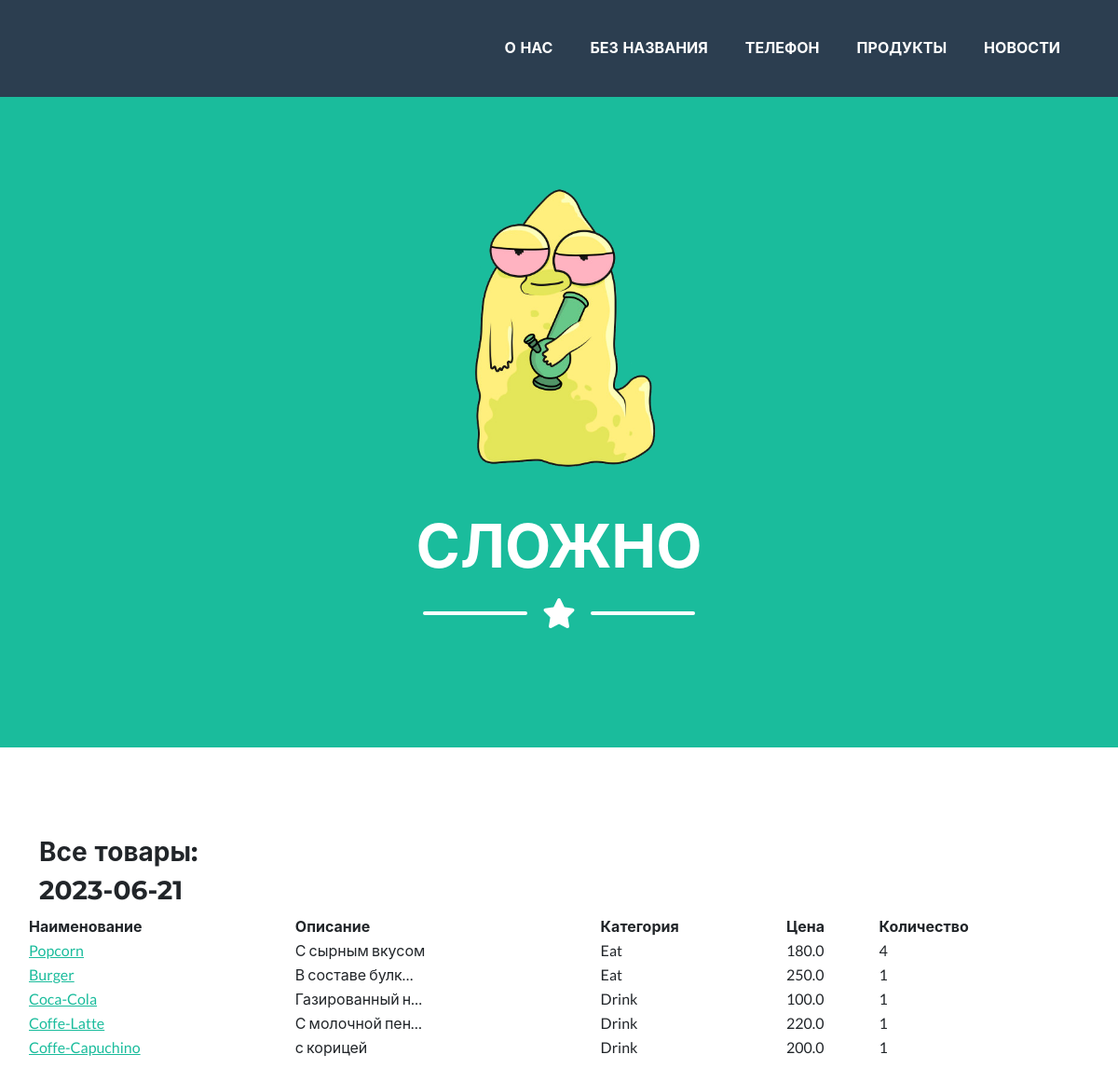
Screenshot of /products/ with the database file from the repository.
### production/models.py (models this page shows, shortened)
class Product(models.Model):
    name = models.CharField(max_length=200) # имя товара
    link = models.CharField(max_length=200)
    description = models.TextField()
    quantity = models.IntegerField(validators=[MinValueValidator(0, 'Quantity should be >= 0')]) # количество товара на складе
    category = models.ForeignKey('Category', on_delete=models.CASCADE)
    price = models.FloatField(default=0.0)

class Category(models.Model):
    name = models.CharField(max_length=200)

### production/views.py (the view)
# urls.py: path('', ProductsList.as_view()), # т.к. сам по себе это класс, то нам надо представить этот класс в виде view. Для этого вызываем метод as_view
class ProductsList(ListView):
    model = Product
    template_name = 'products.html'
    context_object_name = 'products'
    queryset = Product.objects.order_by('-id')
    def get_context_data(self, **kwargs):
        context = super().get_context_data(**kwargs)
        context['time_now'] = strftime("%Y-%m-%d", localtime()) # добавим переменную текущей даты time_now
        context['value1'] = None # добавим ещё одну пустую переменную, чтобы на её примере посмотреть работу другого фильтра
        return context

### templates/products.html (shortened to what this page needs)
{% extends 'flatpages/default.html' %}
{% block content %}
    <h3>Все товары:</h3>
    <h3>{{ time_now }}</h3>
    {% if products %}
    <table>
        <thead>
            <th>
                Наименование
            </th>
            <th>
                Описание
            </th>
            <th>
                Категория
            </th>
            <th>
                Цена
            </th>
            <th>
                Количество
            </th>
        </thead>
    {% for product in products %}
        <tr>
            <td>
                <a href="/{{product.link}}">{{ product.name|title}}</a>
            </td>
            <td>
                {{ product.description| truncatechars:15 }}
            </td>
            <td>
                {{ product.category.name|title }}
            </td>
            <td>
                {{ product.price }}
            </td>
            <td>
                {{ product.quantity }}
            </td>
        </tr>
    {% endfor %}
    </table>
{% else %}
    <h2>Товаров нет!</h2>
    {% endif %}
{% endblock content %}

### templates/flatpages/default.html (shortened to what this page needs)
{% load static %}
<!DOCTYPE html>
<html lang="en">
    <head>
        <link href="{% static 'css/styles.css' %}" rel="stylesheet" />
    </head>
    <body id="page-top">
        <nav class="navbar navbar-expand-lg bg-secondary text-uppercase fixed-top" id="mainNav">
            <div class="container">
                <div class="collapse navbar-collapse" id="navbarResponsive">
                    <ul class="navbar-nav ms-auto">
                        <li class="nav-item mx-0 mx-lg-1"><a class="nav-link py-3 px-0 px-lg-3 rounded" href="/about/">О нас</a></li>
                        <li class="nav-item mx-0 mx-lg-1"><a class="nav-link py-3 px-0 px-lg-3 rounded" href="/profile/">Без названия</a></li>
                        <li class="nav-item mx-0 mx-lg-1"><a class="nav-link py-3 px-0 px-lg-3 rounded" href="/contacts/">Телефон</a></li>
                        <li class="nav-item mx-0 mx-lg-1"><a class="nav-link py-3 px-0 px-lg-3 rounded" href="/products/">Продукты</a></li>
                        <li class="nav-item mx-0 mx-lg-1"><a class="nav-link py-3 px-0 px-lg-3 rounded" href="/news/">Новости</a></li>
                    </ul>
                </div>
            </div>
        </nav>
        <header class="masthead bg-primary text-white text-center">
            <div class="container d-flex align-items-center flex-column">
                <img class="masthead-avatar mb-5" src="{% static 'assets/img/portfolio/pupa.png' %}" alt="..." />
                <h1 class="masthead-heading text-uppercase mb-0">Сложно</h1>
                <div class="divider-custom divider-light">
                    <div class="divider-custom-line"></div>
                    <div class="divider-custom-icon"><i class="fas fa-star"></i></div>
                    <div class="divider-custom-line"></div>
                </div>
            </div>
        </header>
        <section class="page-section portfolio" id="portfolio">
            <div class="container">
                <div class="row justify-content-center">
                    {% block content %}{% endblock content %}
                </div>
            </div>
        </section>
    </body>
</html>

### rows the page displays
Product: name "Popcorn", description "С сырным вкусом", category.name "Eat", price "180.0", quantity "4"
Product: name "Burger", description "В составе булк…", category.name "Eat", price "250.0", quantity "1"
Product: name "Coca-Cola", description "Газированный н…", category.name "Drink", price "100.0", quantity "1"
Product: name "Coffe-Latte", description "С молочной пен…", category.name "Drink", price "220.0", quantity "1"
Product: name "Coffe-Capuchino", description "с корицей", category.name "Drink", price "200.0", quantity "1"

### other values shown
{{ time_now }} "2023-06-21"
